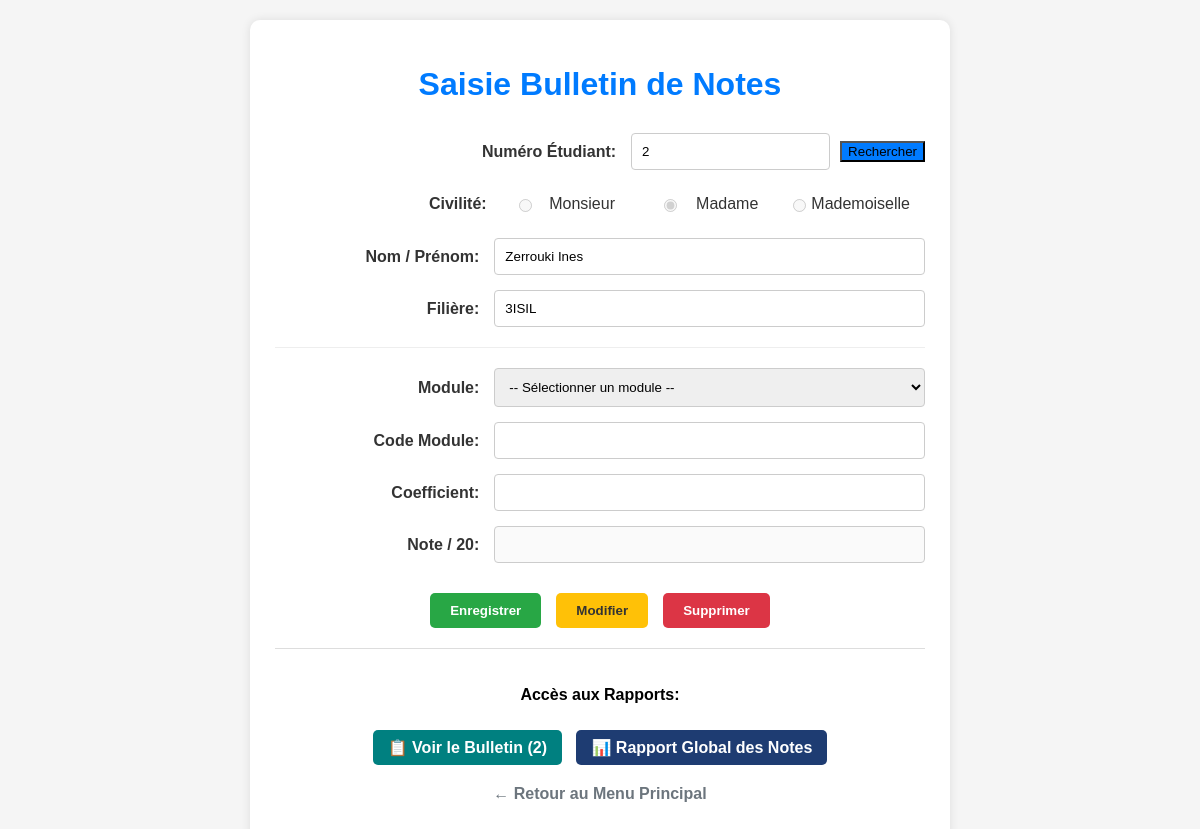
Screenshot of /frmBulletins.php?numero=2 with the database file from the repository.
### tables this page shows
CREATE TABLE `etudiants` (
  `id_etudiant` int(11) NOT NULL,
  `numero_etudiant` varchar(50) NOT NULL,
  `nom_etudiant` varchar(100) NOT NULL,
  `prenom_etudiant` varchar(100) NOT NULL,
  `civilite` enum('M','Mme','Mlle') DEFAULT NULL,
  `date_naissance` date DEFAULT NULL,
  `adresse` text DEFAULT NULL,
  `localisation` varchar(100) DEFAULT NULL,
  `platforme` varchar(50) DEFAULT NULL,
  `application` varchar(50) DEFAULT NULL,
  `photo` varchar(255) DEFAULT NULL,
  `id_nationalite` int(11) DEFAULT NULL,
  `FilièreId` int(11) DEFAULT NULL,
  `created_at` timestamp NOT NULL DEFAULT current_timestamp()
);

### connexion_base.php (called while the page is built, shortened)
<?php
class ConnexionBase {
    public function __construct() {
        $servername = "localhost";
        $username = "root";
        $password = "";
        $dbname = "base_etudiants_tp2_2025";
        try {
            $this->pdo = new PDO("mysql:host=$servername;dbname=$dbname;charset=utf8", $username, $password);
        } catch(PDOException $e) {
            die("Connection failed: " . $e->getMessage());
        }
    }
}
?>

### frmBulletins.php (the view, shortened to what this page needs)
<?php
require_once 'connexion_base.php';
$db = new ConnexionBase();
$etudiant_trouve = false;
$etudiant = ['Numéro' => '', 'Nom' => '', 'Prenom' => '', 'Civilité' => '', 'Filiere' => ''];
$note_data = ['Code_Module' => '', 'Coefficient' => '', 'Note' => ''];
$numero_etudiant = isset($_REQUEST['numero']) ? trim($_REQUEST['numero']) : '';
$code_module_selectionne = isset($_REQUEST['module']) ? trim($_REQUEST['module']) : '';
if (!empty($numero_etudiant)) {
    $stmt_etudiant = $db->pdo->prepare("
        SELECT e.numero_etudiant, e.nom_etudiant, e.prenom_etudiant, e.civilite, f.CodeFilière, f.Id as FilièreId
        FROM etudiants e
        LEFT JOIN filières f ON e.FilièreId = f.Id
        WHERE e.numero_etudiant = ?
    ");
    $stmt_etudiant->execute([$numero_etudiant]);
    $etudiant_db = $stmt_etudiant->fetch(PDO::FETCH_ASSOC);
    if ($etudiant_db) {
        $etudiant_trouve = true;
        $etudiant['Numéro'] = $etudiant_db['numero_etudiant'];
        $etudiant['Nom'] = $etudiant_db['nom_etudiant'];
        $etudiant['Prenom'] = $etudiant_db['prenom_etudiant'];
        $etudiant['Civilité'] = $etudiant_db['civilite'];
        $etudiant['Filiere'] = $etudiant_db['CodeFilière'];
    } else {
        $message = "Erreur : Étudiant N° " . htmlspecialchars($numero_etudiant) . " non trouvé.";
        $type_message = 'error';
    }
}
?>
<!DOCTYPE html>
<html lang="fr">
<head>
</head>
<body>
    <div class="container">
        <h1>Saisie Bulletin de Notes</h1>
        <form method="post" action="frmBulletins.php">
            <div class="form-row">
                <label for="numero_get">Numéro Étudiant:</label>
                <div class="recherche-group">
                    <input type="text" id="numero_get" name="numero_get"
                           value="<?= htmlspecialchars($numero_etudiant) ?>" required>
                    <button type="button" class="btn-rechercher" onclick="document.location.href = 'frmBulletins.php?numero=' + document.getElementById('numero_get').value;">
                        Rechercher
                    </button>
                </div>
            </div>
            <div class="form-row">
                <label>Civilité:</label>
                <div style="display: flex; gap: 15px; align-items: center; flex: 2; height: 38px;">
                    <?php
                        $current_civilite = $etudiant_trouve ? $etudiant['Civilité'] : '';
                        $civilite_options = ['M' => 'Monsieur', 'Mme' => 'Madame', 'Mlle' => 'Mademoiselle'];
                    ?>
                    <?php foreach($civilite_options as $value => $label): ?>
                        <label style="width: auto; font-weight: normal; margin: 0; display: flex; align-items: center;">
                            <input type="radio" disabled
                                   <?= ($current_civilite == $value) ? 'checked' : '' ?>
                                   style="width: auto; margin-right: 5px; height: auto;">
                            <?= $label ?>
                        </label>
                    <?php endforeach; ?>
                </div>
            </div>
            <div class="form-row">
                <label>Nom / Prénom:</label>
                <input type="text"
                       value="<?= htmlspecialchars($etudiant['Nom'] . ' ' . $etudiant['Prenom']) ?>"
                       readonly>
            </div>
            <div class="form-row">
                <label>Filière:</label>
                <input type="text"
                       value="<?= htmlspecialchars($etudiant['Filiere']) ?>"
                       readonly>
            </div>
            <hr style="border: 0; border-top: 1px solid #eee; margin: 20px 0;">
            <div class="form-row">
                <label for="module">Module:</label>
                <select id="module_select" name="module_select"
                        onchange="document.location.href = 'frmBulletins.php?numero=<?= urlencode($numero_etudiant) ?>&module=' + this.value;"
                        <?= $etudiant_trouve ? '' : 'disabled' ?>>
                    <option value="">-- Sélectionner un module --</option>
                </select>
            </div>
            <div class="form-row">
                <label>Code Module:</label>
                <input type="text"
                       value="<?= htmlspecialchars($note_data['Code_Module']) ?>"
                       readonly>
            </div>
            <div class="form-row">
                <label>Coefficient:</label>
                <input type="text"
                       value="<?= htmlspecialchars($note_data['Coefficient']) ?>"
                       readonly>
            </div>
            <div class="form-row">
                <label for="note">Note / 20:</label>
                <input type="number" step="0.01" min="0" max="20" id="note" name="note"
                       value="<?= htmlspecialchars($note_data['Note']) ?>"
                       <?= !empty($code_module_selectionne) ? '' : 'disabled' ?>>
            </div>
            <div class="buttons">
                <button type="submit" name="action" value="enregistrer" class="btn-enregistrer"
                        <?= empty($code_module_selectionne) ? 'disabled' : '' ?>>Enregistrer</button>
                <button type="submit" name="action" value="modifier" class="btn-modifier"
                        <?= !empty($note_data['Note']) ? '' : 'disabled' ?>
                        onclick="return confirm('Confirmer la modification de la note?')">
                    Modifier
                </button>
                <button type="submit" name="action" value="supprimer" class="btn-supprimer"
                        <?= !empty($note_data['Note']) ? '' : 'disabled' ?>
                        onclick="return confirm('Êtes-vous sûr de vouloir supprimer cette note?')">
                    Supprimer
                </button>
            </div>
        </form>
        <div class="report-links">
            <h4>Accès aux Rapports:</h4>
            <?php if ($etudiant_trouve): ?>
                <a href="bulletin_etudiant.php?numero=<?= urlencode($etudiant['Numéro']) ?>"
                   class="report-btn" style="background: #008080; color: white;">
                    📋 Voir le Bulletin (<?= htmlspecialchars($etudiant['Numéro']) ?>)
                </a>
            <?php endif; ?>
            <a href="liste_note.php" class="report-btn" style="background: #1e3c72; color: white;">
                📊 Rapport Global des Notes
            </a>
        </div>
        <p style="text-align: center; margin-top: 15px;">
            <a href="menu_principal.php" style="color: #6c757d; text-decoration: none; font-weight: bold;">← Retour au Menu Principal</a>
        </p>
    </div>
</body>
</html>

### frmBulletins.php (style rules this page uses)
body { font-family: Arial, sans-serif; margin: 20px; background: #f5f5f5; }
.container { max-width: 650px; margin: 0 auto; background: white; padding: 25px; border-radius: 10px; box-shadow: 0 0 10px rgba(0,0,0,0.1); }
h1 { color: #007bff; text-align: center; margin-bottom: 30px; }
.form-row { display: flex; align-items: center; margin-bottom: 15px; }
.form-row label { flex: 1; font-weight: bold; padding-right: 15px; text-align: right; color: #333; }
.form-row input, .form-row select { flex: 2; padding: 10px; border: 1px solid #ccc; border-radius: 4px; box-sizing: border-box; }
.recherche-group { display: flex; gap: 10px; align-items: center; }
.recherche-group input { flex: 1; }
.buttons { display: flex; justify-content: center; gap: 15px; margin-top: 30px; }
.buttons button { padding: 10px 20px; border: none; border-radius: 5px; cursor: pointer; color: white; font-weight: bold; }
.btn-enregistrer { background: #28a745; }
.btn-modifier { background: #ffc107; color: #333 !important; }
.btn-supprimer { background: #dc3545; }
.btn-rechercher { background: #007bff; }
.report-links { margin-top: 20px; padding-top: 15px; border-top: 1px solid #ddd; text-align: center; }
.report-btn { display: inline-block; padding: 8px 15px; margin: 5px; text-decoration: none; border-radius: 5px; font-weight: bold; }

### rows the page displays
etudiants: civilite "☐ Monsieur", civilite "☑ Madame", civilite "☐ Mademoiselle", nom_etudiant+prenom_etudiant "Zerrouki Ines", FilièreId.CodeFilière "3ISIL", numero_etudiant "2"

### other values shown
$label "Monsieur"
$label "Madame"
$label "Mademoiselle"
